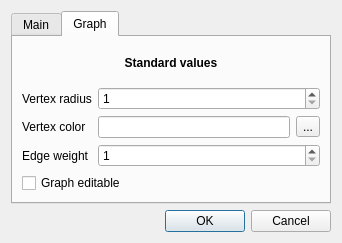
<?xml version="1.0" encoding="UTF-8"?>
<ui version="4.0">
 <class>OptionDialog</class>
 <widget class="QDialog" name="OptionDialog">
  <property name="geometry">
   <rect>
    <x>0</x>
    <y>0</y>
    <width>342</width>
    <height>243</height>
   </rect>
  </property>
  <property name="windowTitle">
   <string>Options</string>
  </property>
  <property name="windowIcon">
   <iconset resource="../Resourses/resourses.qrc">
    <normaloff>:/functional/Properties.png</normaloff>:/functional/Properties.png</iconset>
  </property>
  <layout class="QVBoxLayout" name="verticalLayout">
   <item>
    <widget class="QTabWidget" name="tabWidget">
     <property name="currentIndex">
      <number>1</number>
     </property>
     <widget class="QWidget" name="tab">
      <attribute name="title">
       <string>Main</string>
      </attribute>
      <layout class="QVBoxLayout" name="verticalLayout_2">
       <item>
        <layout class="QHBoxLayout" name="horizontalLayout_2">
         <item>
          <widget class="QLabel" name="label_5">
           <property name="sizePolicy">
            <sizepolicy hsizetype="Maximum" vsizetype="Preferred">
             <horstretch>0</horstretch>
             <verstretch>0</verstretch>
            </sizepolicy>
           </property>
           <property name="text">
            <string>Language</string>
           </property>
          </widget>
         </item>
         <item>
          <widget class="QComboBox" name="comboBox">
           <property name="minimumSize">
            <size>
             <width>180</width>
             <height>0</height>
            </size>
           </property>
          </widget>
         </item>
        </layout>
       </item>
       <item>
        <layout class="QHBoxLayout" name="horizontalLayout_3">
         <item>
          <widget class="QLabel" name="label_6">
           <property name="text">
            <string>Algorithm speed</string>
           </property>
          </widget>
         </item>
         <item>
          <widget class="QSlider" name="horizontalSlider">
           <property name="minimumSize">
            <size>
             <width>190</width>
             <height>0</height>
            </size>
           </property>
           <property name="maximum">
            <number>1000</number>
           </property>
           <property name="singleStep">
            <number>100</number>
           </property>
           <property name="pageStep">
            <number>100</number>
           </property>
           <property name="orientation">
            <enum>Qt::Horizontal</enum>
           </property>
           <property name="tickPosition">
            <enum>QSlider::TicksBelow</enum>
           </property>
          </widget>
         </item>
        </layout>
       </item>
       <item>
        <spacer name="verticalSpacer">
         <property name="orientation">
          <enum>Qt::Vertical</enum>
         </property>
         <property name="sizeHint" stdset="0">
          <size>
           <width>20</width>
           <height>40</height>
          </size>
         </property>
        </spacer>
       </item>
      </layout>
     </widget>
     <widget class="QWidget" name="tab_2">
      <attribute name="icon">
       <iconset resource="../Resourses/resourses.qrc">
        <normaloff>:/icons/MainT.png</normaloff>:/icons/MainT.png</iconset>
      </attribute>
      <attribute name="title">
       <string>Graph</string>
      </attribute>
      <layout class="QVBoxLayout" name="verticalLayout_3">
       <item>
        <widget class="QLabel" name="label_4">
         <property name="text">
          <string>&lt;html&gt;&lt;head/&gt;&lt;body&gt;&lt;p align=&quot;center&quot;&gt;&lt;span style=&quot; font-weight:600;&quot;&gt;Standard values&lt;/span&gt;&lt;/p&gt;&lt;/body&gt;&lt;/html&gt;</string>
         </property>
        </widget>
       </item>
       <item>
        <layout class="QGridLayout" name="gridLayout">
         <item row="1" column="0">
          <widget class="QLabel" name="label_2">
           <property name="text">
            <string>Vertex color</string>
           </property>
          </widget>
         </item>
         <item row="0" column="1">
          <widget class="QSpinBox" name="spinBox">
           <property name="minimumSize">
            <size>
             <width>150</width>
             <height>0</height>
            </size>
           </property>
           <property name="minimum">
            <number>1</number>
           </property>
           <property name="maximum">
            <number>1000</number>
           </property>
          </widget>
         </item>
         <item row="0" column="0">
          <widget class="QLabel" name="label">
           <property name="text">
            <string>Vertex radius</string>
           </property>
          </widget>
         </item>
         <item row="2" column="0">
          <widget class="QLabel" name="label_3">
           <property name="text">
            <string>Edge weight</string>
           </property>
          </widget>
         </item>
         <item row="2" column="1">
          <widget class="QSpinBox" name="spinBox_2">
           <property name="minimumSize">
            <size>
             <width>150</width>
             <height>0</height>
            </size>
           </property>
           <property name="minimum">
            <number>1</number>
           </property>
           <property name="maximum">
            <number>1000</number>
           </property>
          </widget>
         </item>
         <item row="1" column="1">
          <layout class="QHBoxLayout" name="horizontalLayout">
           <item>
            <widget class="QLineEdit" name="lineEdit">
             <property name="minimumSize">
              <size>
               <width>115</width>
               <height>0</height>
              </size>
             </property>
             <property name="readOnly">
              <bool>true</bool>
             </property>
            </widget>
           </item>
           <item>
            <widget class="QToolButton" name="toolButton">
             <property name="text">
              <string>...</string>
             </property>
            </widget>
           </item>
          </layout>
         </item>
        </layout>
       </item>
       <item>
        <widget class="QCheckBox" name="checkBox">
         <property name="text">
          <string>Graph editable</string>
         </property>
        </widget>
       </item>
      </layout>
     </widget>
    </widget>
   </item>
   <item>
    <widget class="QDialogButtonBox" name="buttonBox">
     <property name="orientation">
      <enum>Qt::Horizontal</enum>
     </property>
     <property name="standardButtons">
      <set>QDialogButtonBox::Cancel|QDialogButtonBox::Ok</set>
     </property>
    </widget>
   </item>
  </layout>
 </widget>
 <resources>
  <include location="../Resourses/resourses.qrc"/>
 </resources>
 <connections>
  <connection>
   <sender>buttonBox</sender>
   <signal>accepted()</signal>
   <receiver>OptionDialog</receiver>
   <slot>accept()</slot>
   <hints>
    <hint type="sourcelabel">
     <x>248</x>
     <y>254</y>
    </hint>
    <hint type="destinationlabel">
     <x>157</x>
     <y>274</y>
    </hint>
   </hints>
  </connection>
  <connection>
   <sender>buttonBox</sender>
   <signal>rejected()</signal>
   <receiver>OptionDialog</receiver>
   <slot>reject()</slot>
   <hints>
    <hint type="sourcelabel">
     <x>316</x>
     <y>260</y>
    </hint>
    <hint type="destinationlabel">
     <x>286</x>
     <y>274</y>
    </hint>
   </hints>
  </connection>
 </connections>
</ui>
